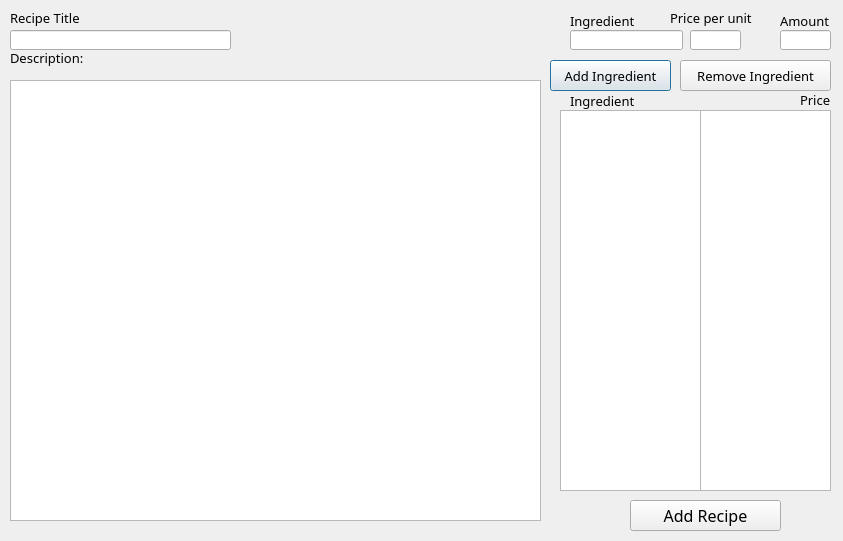
<?xml version="1.0" encoding="UTF-8"?>
<ui version="4.0">
 <class>Dialog</class>
 <widget class="QDialog" name="Dialog">
  <property name="geometry">
   <rect>
    <x>0</x>
    <y>0</y>
    <width>843</width>
    <height>541</height>
   </rect>
  </property>
  <property name="sizePolicy">
   <sizepolicy hsizetype="Expanding" vsizetype="Expanding">
    <horstretch>0</horstretch>
    <verstretch>0</verstretch>
   </sizepolicy>
  </property>
  <property name="windowTitle">
   <string>Dialog</string>
  </property>
  <widget class="QLabel" name="label">
   <property name="geometry">
    <rect>
     <x>10</x>
     <y>10</y>
     <width>101</width>
     <height>16</height>
    </rect>
   </property>
   <property name="font">
    <font>
     <family>Book Antiqua</family>
     <pointsize>10</pointsize>
    </font>
   </property>
   <property name="text">
    <string>Recipe Title</string>
   </property>
  </widget>
  <widget class="QLabel" name="label_2">
   <property name="geometry">
    <rect>
     <x>10</x>
     <y>50</y>
     <width>101</width>
     <height>16</height>
    </rect>
   </property>
   <property name="font">
    <font>
     <family>Book Antiqua</family>
     <pointsize>10</pointsize>
    </font>
   </property>
   <property name="text">
    <string>Description:</string>
   </property>
  </widget>
  <widget class="QLabel" name="label_3">
   <property name="geometry">
    <rect>
     <x>570</x>
     <y>10</y>
     <width>81</width>
     <height>21</height>
    </rect>
   </property>
   <property name="font">
    <font>
     <family>Book Antiqua</family>
     <pointsize>10</pointsize>
    </font>
   </property>
   <property name="text">
    <string>Ingredient</string>
   </property>
  </widget>
  <widget class="QLabel" name="label_4">
   <property name="geometry">
    <rect>
     <x>670</x>
     <y>10</y>
     <width>111</width>
     <height>16</height>
    </rect>
   </property>
   <property name="font">
    <font>
     <family>Book Antiqua</family>
     <pointsize>10</pointsize>
    </font>
   </property>
   <property name="text">
    <string>Price per unit</string>
   </property>
  </widget>
  <widget class="QLineEdit" name="lineEdit">
   <property name="geometry">
    <rect>
     <x>10</x>
     <y>30</y>
     <width>221</width>
     <height>20</height>
    </rect>
   </property>
  </widget>
  <widget class="QPlainTextEdit" name="plainTextEdit">
   <property name="geometry">
    <rect>
     <x>10</x>
     <y>80</y>
     <width>531</width>
     <height>441</height>
    </rect>
   </property>
  </widget>
  <widget class="QLineEdit" name="lineEdit_2">
   <property name="geometry">
    <rect>
     <x>570</x>
     <y>30</y>
     <width>113</width>
     <height>20</height>
    </rect>
   </property>
  </widget>
  <widget class="QLineEdit" name="lineEdit_3">
   <property name="geometry">
    <rect>
     <x>690</x>
     <y>30</y>
     <width>51</width>
     <height>20</height>
    </rect>
   </property>
  </widget>
  <widget class="QPushButton" name="pushButton">
   <property name="geometry">
    <rect>
     <x>550</x>
     <y>60</y>
     <width>121</width>
     <height>31</height>
    </rect>
   </property>
   <property name="font">
    <font>
     <family>Book Antiqua</family>
     <pointsize>10</pointsize>
    </font>
   </property>
   <property name="text">
    <string>Add Ingredient</string>
   </property>
  </widget>
  <widget class="QLabel" name="label_5">
   <property name="geometry">
    <rect>
     <x>570</x>
     <y>90</y>
     <width>81</width>
     <height>21</height>
    </rect>
   </property>
   <property name="font">
    <font>
     <family>Book Antiqua</family>
     <pointsize>10</pointsize>
    </font>
   </property>
   <property name="text">
    <string>Ingredient</string>
   </property>
  </widget>
  <widget class="QLabel" name="label_6">
   <property name="geometry">
    <rect>
     <x>800</x>
     <y>90</y>
     <width>41</width>
     <height>20</height>
    </rect>
   </property>
   <property name="font">
    <font>
     <family>Book Antiqua</family>
     <pointsize>10</pointsize>
    </font>
   </property>
   <property name="text">
    <string>Price</string>
   </property>
  </widget>
  <widget class="QPushButton" name="pushButton_2">
   <property name="geometry">
    <rect>
     <x>630</x>
     <y>500</y>
     <width>151</width>
     <height>31</height>
    </rect>
   </property>
   <property name="font">
    <font>
     <family>Book Antiqua</family>
     <pointsize>12</pointsize>
    </font>
   </property>
   <property name="text">
    <string>Add Recipe</string>
   </property>
  </widget>
  <widget class="QLabel" name="label_7">
   <property name="geometry">
    <rect>
     <x>780</x>
     <y>10</y>
     <width>71</width>
     <height>21</height>
    </rect>
   </property>
   <property name="font">
    <font>
     <family>Book Antiqua</family>
     <pointsize>10</pointsize>
    </font>
   </property>
   <property name="text">
    <string>Amount</string>
   </property>
  </widget>
  <widget class="QLineEdit" name="lineEdit_4">
   <property name="geometry">
    <rect>
     <x>780</x>
     <y>30</y>
     <width>51</width>
     <height>20</height>
    </rect>
   </property>
  </widget>
  <widget class="QPushButton" name="pushButton_3">
   <property name="geometry">
    <rect>
     <x>680</x>
     <y>60</y>
     <width>151</width>
     <height>31</height>
    </rect>
   </property>
   <property name="font">
    <font>
     <family>Book Antiqua</family>
     <pointsize>10</pointsize>
    </font>
   </property>
   <property name="text">
    <string>Remove Ingredient</string>
   </property>
  </widget>
  <widget class="QListWidget" name="listWidget">
   <property name="geometry">
    <rect>
     <x>560</x>
     <y>110</y>
     <width>141</width>
     <height>381</height>
    </rect>
   </property>
  </widget>
  <widget class="QListWidget" name="listWidget_2">
   <property name="geometry">
    <rect>
     <x>700</x>
     <y>110</y>
     <width>131</width>
     <height>381</height>
    </rect>
   </property>
  </widget>
 </widget>
 <resources/>
 <connections/>
</ui>
